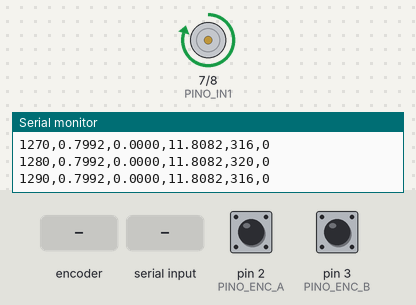
The sketch below on a simulated Arduino Uno, built with avr-gcc and run on an emulated ATmega328P. Shown: motor-driver pin pairs drawn as motors (green arrow = first pin HIGH = forward, orange = second pin HIGH = backward, longer = more drive, scaled by the enable pin), the last lines printed to the serial monitor. Inputs (shaded band) come from the test bench; at power-on: pin 2 (PINO_ENC_A) HIGH, pin 3 (PINO_ENC_B) HIGH.

Above: at 1.3 s.
1.4 s: rotary encoder on pin 2 (PINO_ENC_A) / pin 3 (PINO_ENC_B) turned 3 steps (first pin leading)
3.5 s: "s90\n" received over Serial
At 4.0 s:
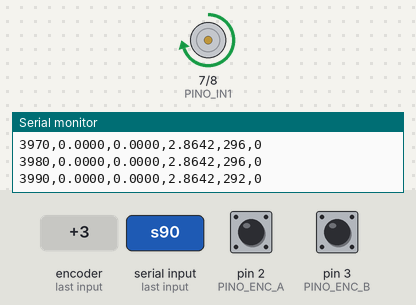
5.0 s: rotary encoder on pin 2 (PINO_ENC_A) / pin 3 (PINO_ENC_B) turned 1 step (first pin leading)
At 6.0 s:
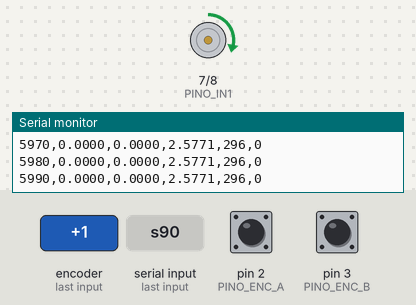
6.7 s: rotary encoder on pin 2 (PINO_ENC_A) / pin 3 (PINO_ENC_B) turned 2 steps (second pin leading)
8.6 s: "r90\n" received over Serial
At 9.1 s:
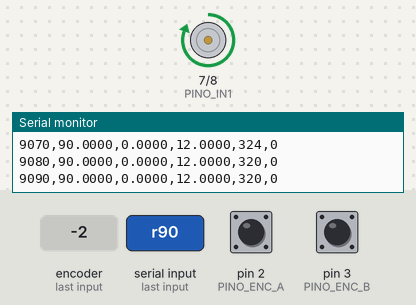
10.1 s: "s,45\n" received over Serial
At 11.4 s:
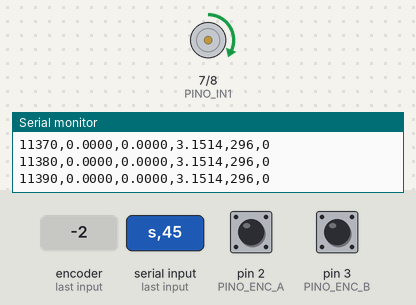
Timing chart, 0 to 12.6 s (numbered marks = the images above; inputs shaded):
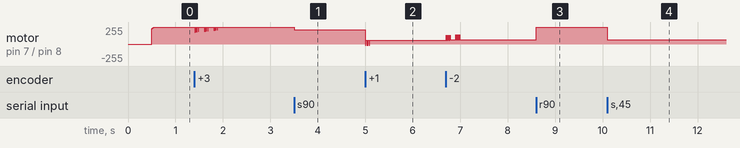

Measured:
- after the input at 3.5 s, motor on pin 7 (PINO_IN1) / pin 8 (PINO_IN2): forward 255/255 → forward 214/255 at once
- after the input at 5.0 s, motor on pin 7 (PINO_IN1) / pin 8 (PINO_IN2): forward 214/255 → forward 55/255 at once
- after the input at 8.6 s, motor on pin 7 (PINO_IN1) / pin 8 (PINO_IN2): forward 67/255 → forward 255/255 at once
- after the input at 10.1 s, motor on pin 7 (PINO_IN1) / pin 8 (PINO_IN2): forward 255/255 → forward 67/255 at once

The sketch:

motor_control.ino
```cpp
// Controle de velocidade de motor DC – Arduino Uno + L298N + encoder em quadratura.
//
// Um único sketch para os 4 modos, com a MESMA aquisição, o MESMO período de amostragem
// e o MESMO acionamento – a única coisa que muda entre os ensaios é a lei de controle.
//
//   MODO_CONTROLE 0  ensaio em malha aberta (degraus de tensão) para identificar o motor
//   MODO_CONTROLE 1  PID
//   MODO_CONTROLE 2  Fuzzy PI incremental
//   MODO_CONTROLE 3  MLP (rede neural clonada do PID)
//
// Saída serial (115200 baud), uma linha CSV por amostra:
//   t_ms,ref,w_rad_s,u_V,exec_us,estouros
// exec_us = tempo de leitura do encoder + cálculo da lei de controle + escrita do PWM,
// medido com micros() (resolução de 4 us no Uno). É o número a citar como
// "tempo de execução do controlador" – medido, não estimado.
// estouros = nº acumulado de amostras em que o laço inteiro (inclusive a serial) não coube
// em TS. Se for > 0, o período de amostragem real não é o simulado: os resultados não valem.
//
// Comandos pela serial:  r<valor>  muda a referência [rad/s]  (ex.: r20.5)
//                        s         para o motor (referência 0)
//
// Ligações: ver docs/hardware.md.  Ganhos/tabela/pesos: parametros_gerados.h (gerado).

#include "parametros_gerados.h"
#include "controladores.h"

// ============================== CONFIGURAÇÃO =================================
#define MODO_CONTROLE 1

#define PINO_PWM   9     // ENA da L298N (retire o jumper de ENA)
#define PINO_IN1   7
#define PINO_IN2   8
#define PINO_ENC_A 2     // INT0 – canal A do encoder
#define PINO_ENC_B 3     // INT1 – canal B do encoder

// Contagens por volta do EIXO DE SAÍDA com decodificação x4 (as duas bordas dos dois canais):
//   ENC_CPR = 4 x PPR do encoder (eixo do motor) x relação de redução.  AJUSTE PARA O SEU MOTOR.
// Resolução de velocidade = 2*pi / (ENC_CPR * Ts). Ela precisa ser bem menor que a faixa de
// tolerância das métricas (ex.: 2 % da referência), senão a acomodação nunca é detectada:
// com 600 contagens/volta a 100 Hz, 1 contagem = 1,05 rad/s – 5 % de uma referência de 20 rad/s.
#define ENC_CPR 2400.0f
// Se a velocidade medida sair negativa com tensão positiva, troque para -1.
#define ENC_SENTIDO 1

// Ensaio de identificação (MODO 0): fração de V_MAX e duração de cada degrau [ms]
const float ENSAIO_FRAC[] = {0.0f, 0.5f, 0.9f, 0.3f, 0.0f};
const unsigned long ENSAIO_MS[] = {200, 2000, 2000, 2000, 2000};
// ============================================================================

volatile long contagem = 0;
volatile uint8_t estado_enc = 0;

// Decodificação em quadratura x4: tabela indexada por (estado anterior << 2) | estado atual.
// Transições inválidas (pulo de dois estados, ruído) contam 0.
const int8_t TAB_QUAD[16] = {0, -1, 1, 0, 1, 0, 0, -1, -1, 0, 0, 1, 0, 1, -1, 0};

void isrEncoder() {
  uint8_t s = (digitalRead(PINO_ENC_A) << 1) | digitalRead(PINO_ENC_B);
  contagem += ENC_SENTIDO * TAB_QUAD[(estado_enc << 2) | s];
  estado_enc = s;
}

void aplicarTensao(float u) {
  int pwm = (int)(fabs(u) / V_MAX * 255.0f + 0.5f);
  if (pwm > 255) pwm = 255;
  if (u >= 0) { digitalWrite(PINO_IN1, HIGH); digitalWrite(PINO_IN2, LOW); }
  else        { digitalWrite(PINO_IN1, LOW);  digitalWrite(PINO_IN2, HIGH); }
  analogWrite(PINO_PWM, pwm);
}

EstadoPID   est_pid;
EstadoFuzzy est_fz;
EstadoMLP   est_mlp;

float ref = 0.0f;
long contagem_ant = 0;
unsigned long t0_us, proximo_us;
unsigned long estouros = 0;   // amostras em que o laço não coube em TS
bool degrau_aplicado = false;

void lerComandos() {
  while (Serial.available()) {
    char c = Serial.read();
    if (c == 'r') ref = Serial.parseFloat();
    else if (c == 's') ref = 0.0f;
  }
}

void setup() {
  pinMode(PINO_IN1, OUTPUT);
  pinMode(PINO_IN2, OUTPUT);
  pinMode(PINO_PWM, OUTPUT);
  pinMode(PINO_ENC_A, INPUT_PULLUP);
  pinMode(PINO_ENC_B, INPUT_PULLUP);
  estado_enc = (digitalRead(PINO_ENC_A) << 1) | digitalRead(PINO_ENC_B);
  attachInterrupt(digitalPinToInterrupt(PINO_ENC_A), isrEncoder, CHANGE);
  attachInterrupt(digitalPinToInterrupt(PINO_ENC_B), isrEncoder, CHANGE);
  aplicarTensao(0);
  Serial.begin(115200);
  pid_reset(&est_pid);
  fuzzy_reset(&est_fz);
  mlp_reset(&est_mlp);
  Serial.print(F("# modo=")); Serial.print(MODO_CONTROLE);
  Serial.print(F(" Ts_ms=")); Serial.print(TS_S * 1000.0f);
  Serial.print(F(" cpr=")); Serial.print(ENC_CPR);
  Serial.print(F(" vmax=")); Serial.println(V_MAX);
  Serial.println(F("t_ms,ref,w_rad_s,u_V,exec_us,estouros"));
  t0_us = micros();
  proximo_us = t0_us + TS_US;
}

float tensaoEnsaio(unsigned long t_ms) {
  unsigned long acum = 0;
  for (unsigned int k = 0; k < sizeof(ENSAIO_MS) / sizeof(ENSAIO_MS[0]); k++) {
    acum += ENSAIO_MS[k];
    if (t_ms < acum) return ENSAIO_FRAC[k] * V_MAX;
  }
  return -1.0f;  // fim do ensaio
}

void loop() {
  // se a iteração anterior (controle + serial) passou do próximo instante, houve estouro
  if ((long)(micros() - proximo_us) > 0) estouros++;
  while ((long)(micros() - proximo_us) < 0) { }   // espera o próximo instante de amostragem
  unsigned long inicio = micros();
  proximo_us += TS_US;

  noInterrupts();
  long c = contagem;
  interrupts();
  float w = (float)(c - contagem_ant) * (2.0f * PI) / (ENC_CPR * TS_S);
  contagem_ant = c;
  unsigned long t_ms = (inicio - t0_us) / 1000UL;

  float u;
#if MODO_CONTROLE == 0
  u = tensaoEnsaio(t_ms);
  if (u < 0) { aplicarTensao(0); Serial.println(F("# fim do ensaio")); while (true) { } }
  ref = u;
#else
  if (t_ms < 500) ref = 0.0f;                          // 0,5 s parado antes do degrau
  else if (!degrau_aplicado) { ref = REF_PADRAO; degrau_aplicado = true; }
  else lerComandos();
#if MODO_CONTROLE == 1
  u = pid_update(&est_pid, ref, w);
#elif MODO_CONTROLE == 2
  u = fuzzy_update(&est_fz, ref, w);
#elif MODO_CONTROLE == 3
  u = mlp_update(&est_mlp, ref, w);
#else
#error "MODO_CONTROLE invalido"
#endif
#endif
  aplicarTensao(u);
  unsigned long exec_us = micros() - inicio;

  Serial.print(t_ms); Serial.print(',');
  Serial.print(ref, 4); Serial.print(',');
  Serial.print(w, 4); Serial.print(',');
  Serial.print(u, 4); Serial.print(',');
  Serial.print(exec_us); Serial.print(',');
  Serial.println(estouros);
}
```

controladores.h
```cpp
// Leis de controle em C puro – porte linha a linha de motorlib/controllers.py.
// Não depende da API Arduino: tests/test_paridade_c.py compila este arquivo no PC
// e compara a saída com a implementação Python, amostra a amostra.
#pragma once
#include <math.h>
#include "parametros_gerados.h"

// Divisão float no AVR custa ~500 ciclos; dividir por constante vira multiplicação pelo inverso.
#define TS_INV (1.0f / TS_S)

static inline float clampf(float x, float lo, float hi) {
  return x < lo ? lo : (x > hi ? hi : x);
}

// ---------------------------------------------------------------- PID
// Derivada sobre a medição com filtro de 1a ordem; anti-windup por integração condicional.
typedef struct {
  float integ, d, y_prev;
  int iniciado;
} EstadoPID;

static inline void pid_reset(EstadoPID *s) { s->integ = 0; s->d = 0; s->y_prev = 0; s->iniciado = 0; }

static inline float pid_update(EstadoPID *s, float r, float y) {
  const float alpha = PID_TF / (PID_TF + TS_S);
  float e = r - y;
  if (!s->iniciado) { s->y_prev = y; s->iniciado = 1; }
  s->d = alpha * s->d + (1.0f - alpha) * (y - s->y_prev) * TS_INV;
  s->y_prev = y;
  float integ_new = s->integ + e * TS_S;
  float u_raw = PID_KP * e + PID_KI * integ_new - PID_KD * s->d;
  if ((u_raw > V_MAX && e > 0) || (u_raw < -V_MAX && e < 0)) {
    u_raw = PID_KP * e + PID_KI * s->integ - PID_KD * s->d;   // congela o integrador
  } else {
    s->integ = integ_new;
  }
  return clampf(u_raw, -V_MAX, V_MAX);
}

// ---------------------------------------------------------------- Fuzzy PI incremental
typedef struct {
  float u, e_prev;
  int iniciado;
} EstadoFuzzy;

static inline void fuzzy_reset(EstadoFuzzy *s) { s->u = 0; s->e_prev = 0; s->iniciado = 0; }

static inline float fz_tab(int i, int j) { return pgm_read_float(&FZ_TABELA[i][j]); }

static inline float fuzzy_superficie(float en, float den) {
  float fx = (clampf(en, -1.0f, 1.0f) + 1.0f) * 0.5f * (FZ_N - 1);
  float fy = (clampf(den, -1.0f, 1.0f) + 1.0f) * 0.5f * (FZ_N - 1);
  int i = (int)fx; if (i > FZ_N - 2) i = FZ_N - 2;
  int j = (int)fy; if (j > FZ_N - 2) j = FZ_N - 2;
  float tx = fx - i, ty = fy - j;
  return (1 - tx) * (1 - ty) * fz_tab(i, j) + tx * (1 - ty) * fz_tab(i + 1, j)
       + (1 - tx) * ty * fz_tab(i, j + 1) + tx * ty * fz_tab(i + 1, j + 1);
}

static inline float fuzzy_update(EstadoFuzzy *s, float r, float y) {
  float e = r - y;
  if (!s->iniciado) { s->e_prev = e; s->iniciado = 1; }
  float du = FZ_KU * fuzzy_superficie(FZ_KE * e, FZ_KDE * (e - s->e_prev));
  s->e_prev = e;
  s->u = clampf(s->u + du, -V_MAX, V_MAX);
  return s->u;
}

// ---------------------------------------------------------------- MLP (clone do PID)
// Entradas [e, integral(e), derivada filtrada de y] -> 8 ReLU -> 1. Integrador e filtro
// ficam fora da rede, com o mesmo anti-windup do PID.
typedef struct {
  float integ, d, y_prev;
  int iniciado;
} EstadoMLP;

static inline void mlp_reset(EstadoMLP *s) { s->integ = 0; s->d = 0; s->y_prev = 0; s->iniciado = 0; }

static inline float mlp_forward(float x0, float x1, float x2) {
  float x[MLP_NIN] = {x0, x1, x2};
  for (int k = 0; k < MLP_NIN; k++) x[k] = (x[k] - MLP_XMEAN[k]) * MLP_XSTD_INV[k];
  float out = MLP_B2;
  for (int h = 0; h < MLP_NH; h++) {
    float a = MLP_B1[h];
    for (int k = 0; k < MLP_NIN; k++) a += x[k] * MLP_W1[k][h];
    if (a > 0) out += a * MLP_W2[h];
  }
  return out * MLP_YSTD + MLP_YMEAN;
}

static inline float mlp_update(EstadoMLP *s, float r, float y) {
  const float alpha = PID_TF / (PID_TF + TS_S);
  float e = r - y;
  if (!s->iniciado) { s->y_prev = y; s->iniciado = 1; }
  s->d = alpha * s->d + (1.0f - alpha) * (y - s->y_prev) * TS_INV;
  s->y_prev = y;
  float integ_new = s->integ + e * TS_S;
  float u_raw = mlp_forward(e, integ_new, s->d);
  if ((u_raw > V_MAX && e > 0) || (u_raw < -V_MAX && e < 0)) {
    u_raw = mlp_forward(e, s->integ, s->d);
  } else {
    s->integ = integ_new;
  }
  return clampf(u_raw, -V_MAX, V_MAX);
}
```

Source omitted: parametros_gerados.h (8393 bytes)
